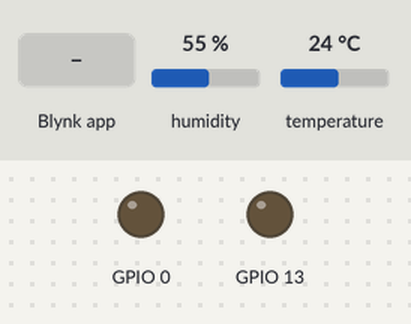
Recording of a sketch running on a simulated ESP8266 (NodeMCU). Parts: output pins drawn as LEDs (lit = HIGH). The inputs (shaded band) are chosen by the test bench; at power-on: humidity 55 %, temperature 24 °C. WiFi joins after 1.5 s; servers stay silent unless stated.

Above: at 3.0 s.
3.1 s: Blynk app writes 1 to V0
At 4.0 s:
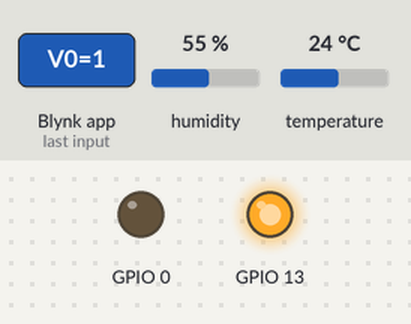
4.6 s: Blynk app writes 1 to V1
At 5.1 s:
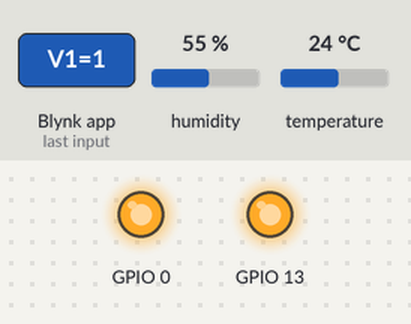
6.1 s: Blynk app writes 0 to V0
At 7.3 s:
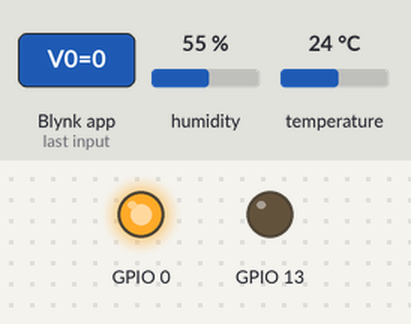
7.6 s: Blynk app writes 200 to V0
At 8.6 s:
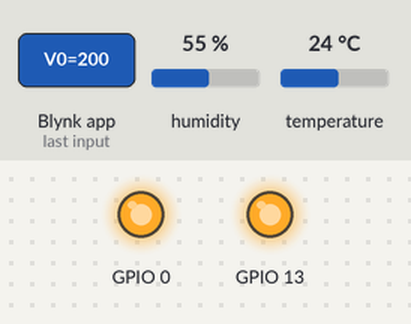
9.1 s: Blynk app writes 0 to V1
At 9.7 s:
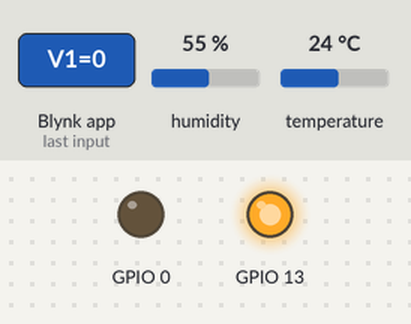
Timing chart, 0 to 11.6 s (numbered marks = the images above; inputs shaded):
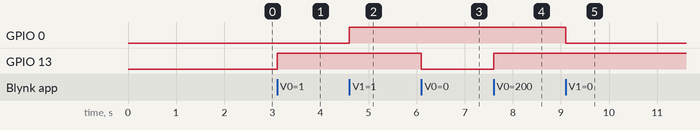

Measured:
- after the input at 3.1 s, GPIO 13: LOW → HIGH at once
- after the input at 4.6 s, GPIO 0: LOW → HIGH at once
- after the input at 6.1 s, GPIO 13: HIGH → LOW at once
- after the input at 7.6 s, GPIO 13: LOW → HIGH at once
- after the input at 9.1 s, GPIO 0: HIGH → LOW at once

The sketch:

Exp_05_Blynk_display_tempandHumi_value.ino
```cpp
//Create by nilesh45678

//Replace with your template ID and Auth token
#define BLYNK_TEMPLATE_ID "XXXXXXXXXXXXXXXXXXX"
#define BLYNK_TEMPLATE_NAME "---------------"
#define BLYNK_AUTH_TOKEN "YYYYYYYYYYYYYYYYYYYY"

/* Comment this out to disable prints and save space */
#define BLYNK_PRINT Serial

//Libraries
#include <ESP8266WiFi.h>
#include <BlynkSimpleEsp8266.h>
#include <DHT.h>

//Your wifi credential....
char ssid[] = "xxxxxxxxxxxxxxx";
char pass[] = "yyyyyyyyyyyyyy";

// What digital pin we're connected to
#define DHTPIN 2          // Dht11 data pin connect to D4
#define DHTTYPE DHT11
#define led 13            // Led is connect to D7
#define fan 0            // fan is connect to D3


DHT dht(DHTPIN, DHTTYPE);
BlynkTimer timer;

void dhtSensor()
{
  float h = dht.readHumidity();
  float t = dht.readTemperature(); // or dht.readTemperature(true) for Fahrenheit

  if (isnan(h) || isnan(t))
  {
    Serial.println("Failed to read from DHT sensor!");
    return;
  }
  Blynk.virtualWrite(V3, h);
  Blynk.virtualWrite(V2, t);
}

BLYNK_WRITE(V0){
  int value = param.asInt();
  value ? digitalWrite(13, HIGH) : digitalWrite(13, LOW);
  }

BLYNK_WRITE(V1){
   int value = param.asInt();
   value ? digitalWrite(0, HIGH) : digitalWrite(0, LOW);
  }

void setup()
{

  Serial.begin(115200);
  pinMode(0, OUTPUT);
  pinMode(13, OUTPUT);
  Blynk.begin(BLYNK_AUTH_TOKEN, ssid, pass);
  dht.begin();

  // Setup a function to be called every second
  timer.setInterval(1000L, dhtSensor);
}

void loop()
{
  Blynk.run();
  timer.run();
}
```
